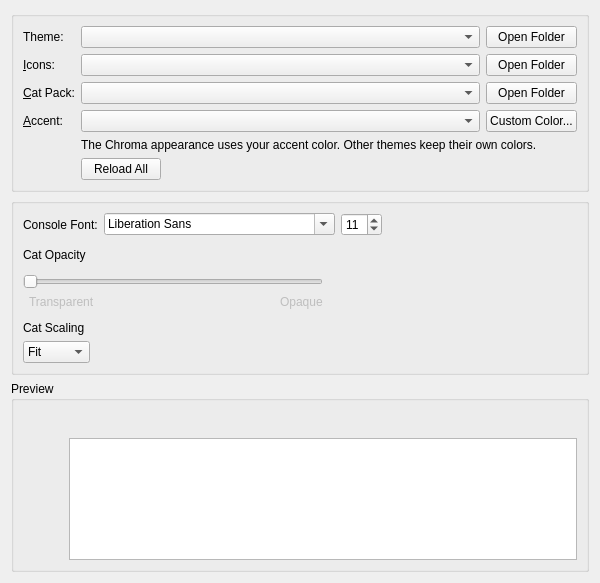
<?xml version="1.0" encoding="UTF-8"?>
<ui version="4.0">
 <class>AppearanceWidget</class>
 <widget class="QWidget" name="AppearanceWidget">
  <property name="geometry">
   <rect>
    <x>0</x>
    <y>0</y>
    <width>600</width>
    <height>583</height>
   </rect>
  </property>
  <property name="minimumSize">
   <size>
    <width>300</width>
    <height>0</height>
   </size>
  </property>
  <layout class="QVBoxLayout" name="verticalLayout" stretch="0,0,0">
   <item>
    <widget class="QGroupBox" name="themingBox">
     <property name="title">
      <string/>
     </property>
     <property name="flat">
      <bool>false</bool>
     </property>
     <layout class="QVBoxLayout" name="verticalLayout_2">
      <item>
       <layout class="QGridLayout" name="gridLayout">
        <item row="2" column="3">
         <widget class="QPushButton" name="catPackFolder">
          <property name="toolTip">
           <string>View cat packs folder.</string>
          </property>
          <property name="text">
           <string>Open Folder</string>
          </property>
         </widget>
        </item>
        <item row="0" column="3">
         <widget class="QPushButton" name="widgetStyleFolder">
          <property name="toolTip">
           <string>View widget themes folder.</string>
          </property>
          <property name="text">
           <string>Open Folder</string>
          </property>
         </widget>
        </item>
        <item row="1" column="3">
         <widget class="QPushButton" name="iconsFolder">
          <property name="toolTip">
           <string>View icon themes folder.</string>
          </property>
          <property name="text">
           <string>Open Folder</string>
          </property>
         </widget>
        </item>
        <item row="2" column="0">
         <widget class="QLabel" name="catPackLabel">
          <property name="text">
           <string>&amp;Cat Pack:</string>
          </property>
          <property name="buddy">
           <cstring>catPackComboBox</cstring>
          </property>
         </widget>
        </item>
        <item row="2" column="2">
         <widget class="QComboBox" name="catPackComboBox"/>
        </item>
        <item row="1" column="2">
         <widget class="QComboBox" name="iconsComboBox">
          <property name="sizePolicy">
           <sizepolicy hsizetype="Expanding" vsizetype="Fixed">
            <horstretch>0</horstretch>
            <verstretch>0</verstretch>
           </sizepolicy>
          </property>
          <property name="focusPolicy">
           <enum>Qt::FocusPolicy::StrongFocus</enum>
          </property>
         </widget>
        </item>
        <item row="0" column="2">
         <widget class="QComboBox" name="widgetStyleComboBox">
          <property name="sizePolicy">
           <sizepolicy hsizetype="Expanding" vsizetype="Fixed">
            <horstretch>0</horstretch>
            <verstretch>0</verstretch>
           </sizepolicy>
          </property>
          <property name="focusPolicy">
           <enum>Qt::FocusPolicy::StrongFocus</enum>
          </property>
         </widget>
        </item>
        <item row="5" column="2">
         <widget class="QPushButton" name="reloadThemesButton">
          <property name="sizePolicy">
           <sizepolicy hsizetype="Maximum" vsizetype="Fixed">
            <horstretch>0</horstretch>
            <verstretch>0</verstretch>
           </sizepolicy>
          </property>
          <property name="text">
           <string>Reload All</string>
          </property>
         </widget>
        </item>
        <item row="0" column="0">
         <widget class="QLabel" name="widgetStyleLabel">
          <property name="text">
           <string>Theme:</string>
          </property>
          <property name="buddy">
           <cstring>widgetStyleComboBox</cstring>
          </property>
         </widget>
        </item>
        <item row="1" column="0">
         <widget class="QLabel" name="iconsLabel">
          <property name="text">
           <string>&amp;Icons:</string>
          </property>
          <property name="buddy">
           <cstring>iconsComboBox</cstring>
          </property>
         </widget>
        </item>
        <item row="3" column="0">
         <widget class="QLabel" name="accentLabel">
          <property name="text">
           <string>&amp;Accent:</string>
          </property>
          <property name="buddy">
           <cstring>accentComboBox</cstring>
          </property>
         </widget>
        </item>
        <item row="3" column="2">
         <widget class="QComboBox" name="accentComboBox">
          <property name="toolTip">
           <string>Accent color for the Chroma appearance. Changes apply immediately.</string>
          </property>
         </widget>
        </item>
        <item row="3" column="3">
         <widget class="QPushButton" name="customAccentButton">
          <property name="text">
           <string>Custom Color...</string>
          </property>
          <property name="toolTip">
           <string>Choose any accent color for the Chroma appearance.</string>
          </property>
         </widget>
        </item>
        <item row="4" column="2" colspan="2">
         <widget class="QLabel" name="accentDescription">
          <property name="text">
           <string>The Chroma appearance uses your accent color. Other themes keep their own colors.</string>
          </property>
          <property name="wordWrap">
           <bool>true</bool>
          </property>
         </widget>
        </item>
       </layout>
      </item>
     </layout>
    </widget>
   </item>
   <item>
    <widget class="QGroupBox" name="settingsBox">
     <property name="title">
      <string/>
     </property>
     <layout class="QVBoxLayout" name="verticalLayout_5">
      <item>
       <layout class="QHBoxLayout" name="horizontalLayout_5">
        <item>
         <widget class="QLabel" name="label">
          <property name="text">
           <string>Console Font:</string>
          </property>
         </widget>
        </item>
        <item>
         <widget class="QFontComboBox" name="consoleFont"/>
        </item>
        <item>
         <widget class="QSpinBox" name="fontSizeBox">
          <property name="sizePolicy">
           <sizepolicy hsizetype="Maximum" vsizetype="Fixed">
            <horstretch>0</horstretch>
            <verstretch>0</verstretch>
           </sizepolicy>
          </property>
          <property name="minimum">
           <number>5</number>
          </property>
          <property name="maximum">
           <number>16</number>
          </property>
          <property name="value">
           <number>11</number>
          </property>
         </widget>
        </item>
        <item>
         <spacer name="horizontalSpacer_2">
          <property name="orientation">
           <enum>Qt::Orientation::Horizontal</enum>
          </property>
          <property name="sizeHint" stdset="0">
           <size>
            <width>0</width>
            <height>0</height>
           </size>
          </property>
         </spacer>
        </item>
       </layout>
      </item>
      <item>
       <spacer name="verticalSpacer_2">
        <property name="orientation">
         <enum>Qt::Orientation::Vertical</enum>
        </property>
        <property name="sizeType">
         <enum>QSizePolicy::Policy::Fixed</enum>
        </property>
        <property name="sizeHint" stdset="0">
         <size>
          <width>0</width>
          <height>6</height>
         </size>
        </property>
       </spacer>
      </item>
      <item>
       <widget class="QLabel" name="catOpacityLabel">
        <property name="text">
         <string>Cat Opacity</string>
        </property>
       </widget>
      </item>
      <item>
       <widget class="QWidget" name="widget_2" native="true">
        <property name="maximumSize">
         <size>
          <width>300</width>
          <height>16777215</height>
         </size>
        </property>
        <layout class="QHBoxLayout" name="horizontalLayout_2">
         <property name="leftMargin">
          <number>0</number>
         </property>
         <property name="topMargin">
          <number>0</number>
         </property>
         <property name="rightMargin">
          <number>0</number>
         </property>
         <property name="bottomMargin">
          <number>0</number>
         </property>
        </layout>
       </widget>
      </item>
      <item>
       <widget class="QWidget" name="widget" native="true">
        <property name="maximumSize">
         <size>
          <width>300</width>
          <height>16777215</height>
         </size>
        </property>
        <layout class="QGridLayout" name="gridLayout_4">
         <property name="leftMargin">
          <number>0</number>
         </property>
         <property name="topMargin">
          <number>0</number>
         </property>
         <property name="rightMargin">
          <number>0</number>
         </property>
         <property name="bottomMargin">
          <number>0</number>
         </property>
         <item row="3" column="3">
          <widget class="QLabel" name="label_5">
           <property name="enabled">
            <bool>false</bool>
           </property>
           <property name="text">
            <string>Opaque</string>
           </property>
          </widget>
         </item>
         <item row="3" column="2">
          <spacer name="horizontalSpacer_4">
           <property name="orientation">
            <enum>Qt::Orientation::Horizontal</enum>
           </property>
           <property name="sizeHint" stdset="0">
            <size>
             <width>0</width>
             <height>0</height>
            </size>
           </property>
          </spacer>
         </item>
         <item row="3" column="1">
          <widget class="QLabel" name="label_4">
           <property name="enabled">
            <bool>false</bool>
           </property>
           <property name="text">
            <string>Transparent</string>
           </property>
          </widget>
         </item>
         <item row="2" column="0" colspan="4">
          <widget class="QSlider" name="catOpacitySlider">
           <property name="minimumSize">
            <size>
             <width>0</width>
             <height>0</height>
            </size>
           </property>
           <property name="maximum">
            <number>100</number>
           </property>
           <property name="orientation">
            <enum>Qt::Orientation::Horizontal</enum>
           </property>
          </widget>
         </item>
        </layout>
       </widget>
      </item>
      <item>
       <spacer name="verticalSpacer">
        <property name="orientation">
         <enum>Qt::Orientation::Vertical</enum>
        </property>
        <property name="sizeType">
         <enum>QSizePolicy::Policy::Fixed</enum>
        </property>
        <property name="sizeHint" stdset="0">
         <size>
          <width>0</width>
          <height>6</height>
         </size>
        </property>
       </spacer>
      </item>
      <item>
       <widget class="QLabel" name="catFitLabel">
        <property name="sizePolicy">
         <sizepolicy hsizetype="Maximum" vsizetype="Fixed">
          <horstretch>0</horstretch>
          <verstretch>0</verstretch>
         </sizepolicy>
        </property>
        <property name="text">
         <string>Cat Scaling</string>
        </property>
       </widget>
      </item>
      <item>
       <widget class="QComboBox" name="catFitComboBox">
        <property name="sizePolicy">
         <sizepolicy hsizetype="Maximum" vsizetype="Fixed">
          <horstretch>0</horstretch>
          <verstretch>0</verstretch>
         </sizepolicy>
        </property>
        <property name="sizeHint" stdset="0">
         <size>
          <width>81</width>
          <height>32</height>
         </size>
        </property>
        <property name="currentIndex">
         <number>0</number>
        </property>
        <item>
         <property name="text">
          <string>Fit</string>
         </property>
        </item>
        <item>
         <property name="text">
          <string>Fill</string>
         </property>
        </item>
        <item>
         <property name="text">
          <string>Stretch</string>
         </property>
        </item>
       </widget>
      </item>
     </layout>
    </widget>
   </item>
   <item>
    <widget class="QGroupBox" name="previewBox">
     <property name="title">
      <string>Preview</string>
     </property>
     <layout class="QVBoxLayout" name="verticalLayout_3">
      <item>
       <layout class="QHBoxLayout" name="horizontalLayout_3">
        <item>
         <widget class="QPushButton" name="catPreview">
          <property name="sizePolicy">
           <sizepolicy hsizetype="Fixed" vsizetype="Minimum">
            <horstretch>0</horstretch>
            <verstretch>0</verstretch>
           </sizepolicy>
          </property>
          <property name="focusPolicy">
           <enum>Qt::FocusPolicy::NoFocus</enum>
          </property>
          <property name="text">
           <string/>
          </property>
          <property name="iconSize">
           <size>
            <width>64</width>
            <height>128</height>
           </size>
          </property>
          <property name="flat">
           <bool>true</bool>
          </property>
         </widget>
        </item>
        <item>
         <layout class="QVBoxLayout" name="verticalLayout_4">
          <item>
           <layout class="QHBoxLayout" name="horizontalLayout">
            <item>
             <widget class="QPushButton" name="icon1">
              <property name="focusPolicy">
               <enum>Qt::FocusPolicy::NoFocus</enum>
              </property>
              <property name="text">
               <string/>
              </property>
              <property name="icon">
               <iconset theme="new"/>
              </property>
              <property name="flat">
               <bool>true</bool>
              </property>
             </widget>
            </item>
            <item>
             <widget class="QPushButton" name="icon2">
              <property name="focusPolicy">
               <enum>Qt::FocusPolicy::NoFocus</enum>
              </property>
              <property name="text">
               <string/>
              </property>
              <property name="icon">
               <iconset theme="centralmods"/>
              </property>
              <property name="flat">
               <bool>true</bool>
              </property>
             </widget>
            </item>
            <item>
             <widget class="QPushButton" name="icon3">
              <property name="focusPolicy">
               <enum>Qt::FocusPolicy::NoFocus</enum>
              </property>
              <property name="text">
               <string/>
              </property>
              <property name="icon">
               <iconset theme="viewfolder"/>
              </property>
              <property name="flat">
               <bool>true</bool>
              </property>
             </widget>
            </item>
            <item>
             <widget class="QPushButton" name="icon4">
              <property name="focusPolicy">
               <enum>Qt::FocusPolicy::NoFocus</enum>
              </property>
              <property name="text">
               <string/>
              </property>
              <property name="icon">
               <iconset theme="launch"/>
              </property>
              <property name="flat">
               <bool>true</bool>
              </property>
             </widget>
            </item>
            <item>
             <widget class="QPushButton" name="icon5">
              <property name="focusPolicy">
               <enum>Qt::FocusPolicy::NoFocus</enum>
              </property>
              <property name="text">
               <string/>
              </property>
              <property name="icon">
               <iconset theme="copy"/>
              </property>
              <property name="flat">
               <bool>true</bool>
              </property>
             </widget>
            </item>
            <item>
             <widget class="QPushButton" name="icon6">
              <property name="focusPolicy">
               <enum>Qt::FocusPolicy::NoFocus</enum>
              </property>
              <property name="text">
               <string/>
              </property>
              <property name="icon">
               <iconset theme="export"/>
              </property>
              <property name="flat">
               <bool>true</bool>
              </property>
             </widget>
            </item>
            <item>
             <widget class="QPushButton" name="icon7">
              <property name="focusPolicy">
               <enum>Qt::FocusPolicy::NoFocus</enum>
              </property>
              <property name="text">
               <string/>
              </property>
              <property name="icon">
               <iconset theme="delete"/>
              </property>
              <property name="flat">
               <bool>true</bool>
              </property>
             </widget>
            </item>
            <item>
             <widget class="QPushButton" name="icon8">
              <property name="focusPolicy">
               <enum>Qt::FocusPolicy::NoFocus</enum>
              </property>
              <property name="text">
               <string/>
              </property>
              <property name="icon">
               <iconset theme="about"/>
              </property>
              <property name="flat">
               <bool>true</bool>
              </property>
             </widget>
            </item>
            <item>
             <widget class="QPushButton" name="icon9">
              <property name="focusPolicy">
               <enum>Qt::FocusPolicy::NoFocus</enum>
              </property>
              <property name="text">
               <string/>
              </property>
              <property name="icon">
               <iconset theme="settings"/>
              </property>
              <property name="flat">
               <bool>true</bool>
              </property>
             </widget>
            </item>
            <item>
             <widget class="QPushButton" name="icon10">
              <property name="focusPolicy">
               <enum>Qt::FocusPolicy::NoFocus</enum>
              </property>
              <property name="text">
               <string/>
              </property>
              <property name="icon">
               <iconset theme="cat"/>
              </property>
              <property name="flat">
               <bool>true</bool>
              </property>
             </widget>
            </item>
            <item>
             <spacer name="horizontalSpacer">
              <property name="orientation">
               <enum>Qt::Orientation::Horizontal</enum>
              </property>
              <property name="sizeHint" stdset="0">
               <size>
                <width>0</width>
                <height>0</height>
               </size>
              </property>
             </spacer>
            </item>
           </layout>
          </item>
          <item>
           <widget class="QTextEdit" name="consolePreview">
            <property name="sizePolicy">
             <sizepolicy hsizetype="Expanding" vsizetype="Expanding">
              <horstretch>0</horstretch>
              <verstretch>0</verstretch>
             </sizepolicy>
            </property>
            <property name="horizontalScrollBarPolicy">
             <enum>Qt::ScrollBarPolicy::ScrollBarAsNeeded</enum>
            </property>
            <property name="undoRedoEnabled">
             <bool>false</bool>
            </property>
            <property name="textInteractionFlags">
             <set>Qt::TextInteractionFlag::TextSelectableByKeyboard|Qt::TextInteractionFlag::TextSelectableByMouse</set>
            </property>
           </widget>
          </item>
         </layout>
        </item>
       </layout>
      </item>
     </layout>
    </widget>
   </item>
  </layout>
 </widget>
 <tabstops>
  <tabstop>widgetStyleComboBox</tabstop>
  <tabstop>widgetStyleFolder</tabstop>
  <tabstop>iconsComboBox</tabstop>
  <tabstop>iconsFolder</tabstop>
  <tabstop>catPackComboBox</tabstop>
  <tabstop>catPackFolder</tabstop>
  <tabstop>accentComboBox</tabstop>
  <tabstop>customAccentButton</tabstop>
  <tabstop>reloadThemesButton</tabstop>
  <tabstop>consoleFont</tabstop>
  <tabstop>fontSizeBox</tabstop>
  <tabstop>catFitComboBox</tabstop>
  <tabstop>catOpacitySlider</tabstop>
  <tabstop>consolePreview</tabstop>
 </tabstops>
 <resources/>
 <connections/>
</ui>
